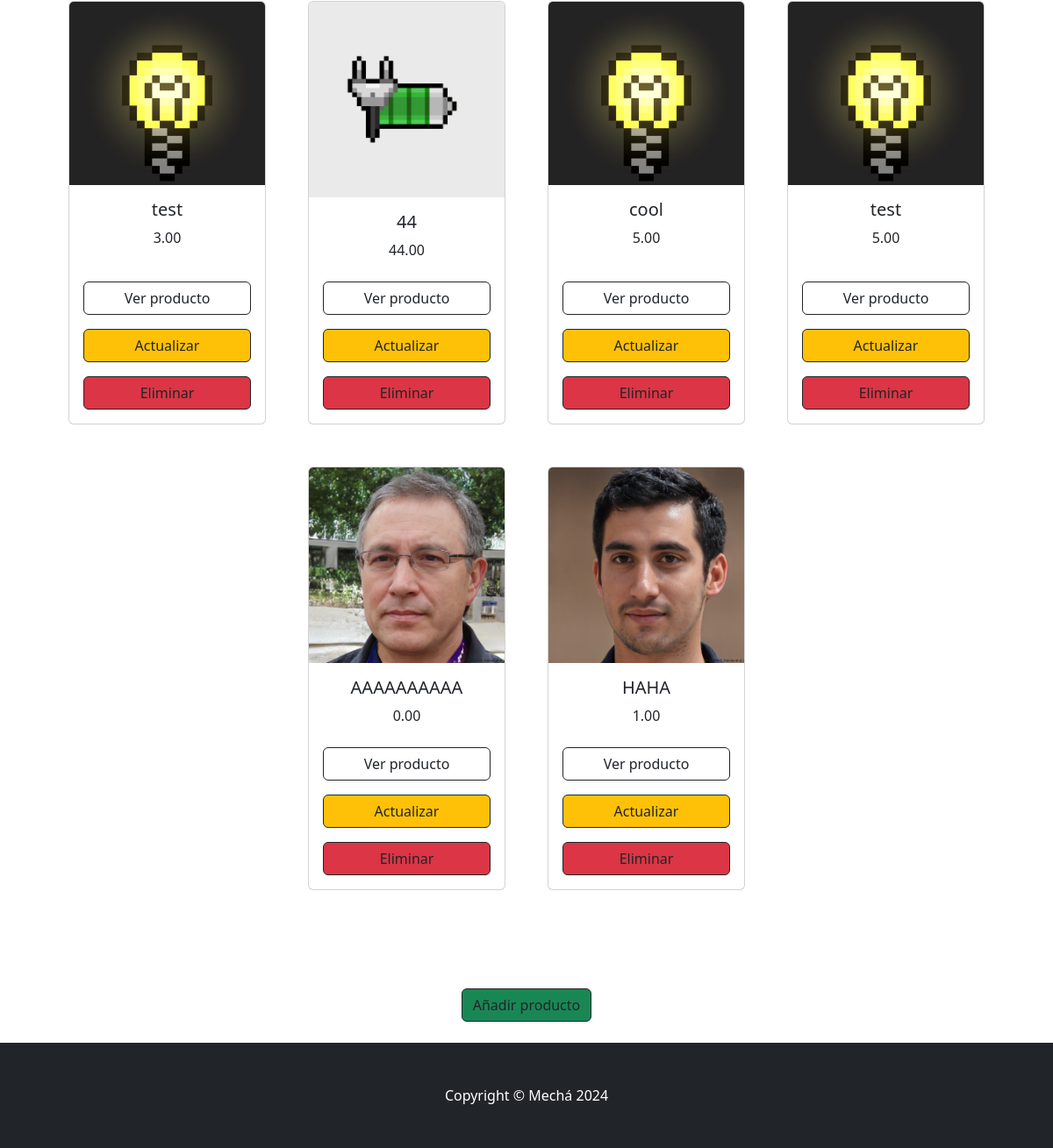
Before: /productos/ (signed in, lower part) with the older database file.
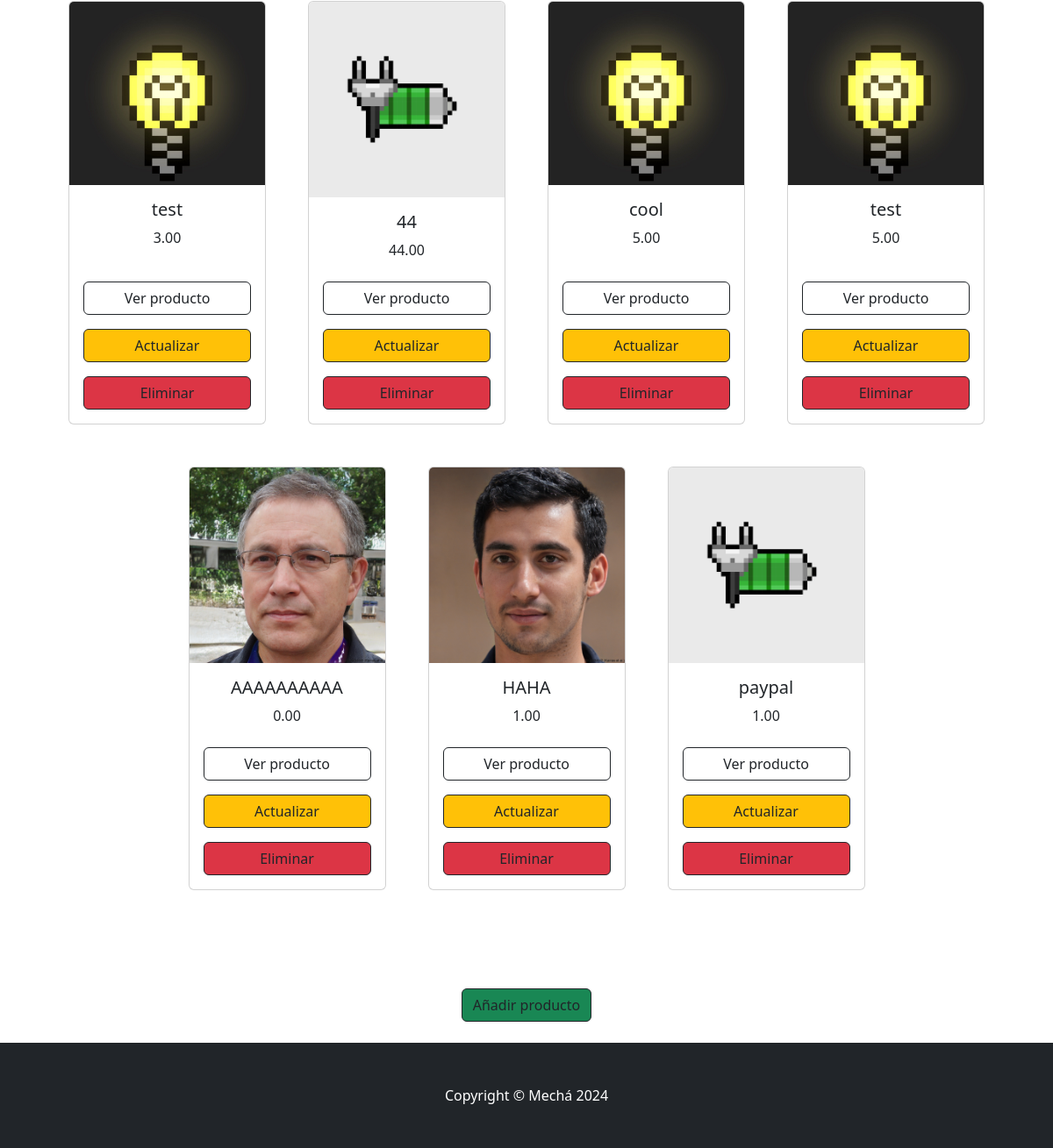
After: the same page with the newer database file.
### tienda/models.py (models this page shows, shortened)
class Producto(models.Model):
    nombre = models.CharField(max_length=100)
    precio = models.DecimalField(default=0, decimal_places=2, max_digits=6)
    precio_base = models.DecimalField(max_digits=10, decimal_places=2, default=10)
    multiplicador = models.PositiveIntegerField(default=1)
    precio_final = models.DecimalField(max_digits=10, decimal_places=2, default=0)
    categoria = models.ForeignKey(Categoria, on_delete=models.CASCADE, default=1)
    descripcion = models.CharField(max_length=250, default='', blank=True, null= True)
    imagen = models.ImageField(upload_to='uploads/product/')
    is_oferta = models.BooleanField(default=False)
    oferta_precio = models.DecimalField(default=0, decimal_places=2, max_digits=6)
    class Meta:
        verbose_name_plural = 'Productos'

### tienda/views.py (the view)
# urls.py: path('productos/', views.productos, name="productos"),
def productos(request):
    productos = Producto.objects.all()
    aux = {
        'lista': productos
    }
    return render(request, 'tienda/productos/index.html', aux)

### carro/carro.py (called while the page is built)
    def __len__(self):
        return len(self.carro)

### carro/context_processors.py (called while the page is built)
def carro(request):
    return{'carro': Carro(request)}

### tienda/templates/tienda/productos/index.html (shortened to what this page needs)
{% extends 'base.html' %}
{% block content %}
    <section class="py-5">
        <div class="container px-4 px-lg-5 mt-5">
            <div class="row gx-4 gx-lg-5 row-cols-2 row-cols-md-3 row-cols-xl-4 justify-content-center">
                {% for aux in lista %}
                    {% if aux.is_oferta %}
                        <div class="col mb-5">
                            <div class="card h-100">
                                <div class="badge bg-dark text-white position-absolute" style="top: 0.5rem; right: 0.5rem;">Oferta</div>
                                <img src="{{ aux.imagen.url }}" class="card-img-top" alt="...">
                                <div class="card-body d-flex flex-column">
                                <center>
                                <h5 class="card-title">{{ aux.nombre }}</h5>
                                </center>
                                <center>
                                <strike><p class="card-text justify">{{ aux.precio }}</p></strike>
                                <p class="card-text justify">{{ aux.oferta_precio }}</p>
                                </center>
                                &nbsp;
                                <a href="{% url 'producto_id' aux.id %}" class="btn btn-outline-dark mt-auto">Ver producto</a>
                                <a href="{% url 'productosupdate' aux.id%}" class="btn btn-outline-dark bg-warning mt-3">Actualizar</a>
                                <a href="{% url 'productosdelete' aux.id%}" class="btn btn-outline-dark bg-danger mt-3">Eliminar</a>
                                </div>
                            </div>
                        </div>
                    {% else %}
                        <div class="col mb-5">
                            <div class="card h-100">
                                <img src="{{ aux.imagen.url }}" class="card-img-top" alt="...">
                                <div class="card-body d-flex flex-column">
                                    <center>
                                    <h5 class="card-title">{{ aux.nombre }}</h5>
                                    </center>
                                    <center>
                                    <p class="card-text justify">{{ aux.precio }}</p>
                                    </center>
                                    <a href="{% url 'producto_id' aux.id %}" class="btn btn-outline-dark mt-auto">Ver producto</a>
                                <a href="{% url 'productosupdate' aux.id%}" class="btn btn-outline-dark bg-warning mt-3">Actualizar</a>
                                <a href="{% url 'productosdelete' aux.id%}" class="btn btn-outline-dark bg-danger mt-3">Eliminar</a>
                                </div>
                            </div>
                        </div>
                    {% endif %}
                {% endfor %}
            </div>
        </div>
    </section>
    <div class="mt-3 w-100 text-center mb-4">
        <a href="{% url 'productosadd' %}" class="btn bg-success btn-outline-dark">Añadir producto</a>
    </div>
{% endblock %}

Changed rows visible on the page:
added Producto: imagen (picture), nombre "paypal", precio "1.00"
